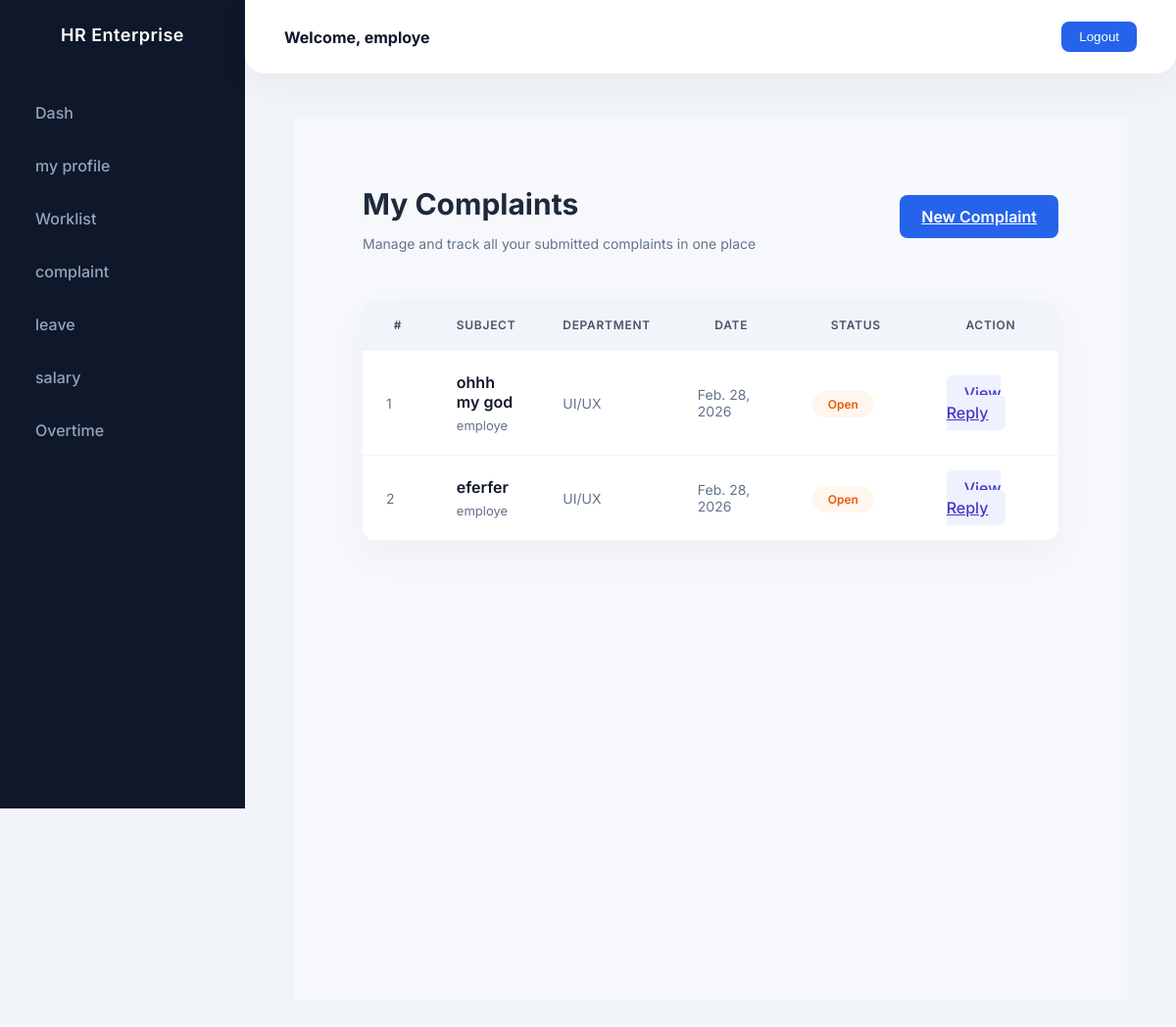
Page /complaint_view (signed in) on the committed database.
### Hr_cloud_app/models.py (models this page shows)
class Login(AbstractUser):
    is_hr = models.BooleanField(default=False)
    is_employee = models.BooleanField(default=False)

class Complaint(models.Model):
    complaint_details = models.ForeignKey("Employee", on_delete=models.CASCADE)
    subject = models.CharField(max_length=200)
    date = models.DateField(null=True, blank=True)
    department = (
        ("UI/UX", "Ui/Ux"),
        ("DATA SCIENCE", "data science"),
        ("PYTHON DEVELOPING", "python_developing"),
        ("FLUTTER", "flutter"),
        ("DATA ANALATICS", "data analytics"),
        ("REACT", "react"),
        ("FRONT END DEVELOPING", "front end development"),
        ("BACK END DEVELOPING", "back end development"),
        ("DEVOPS", "devops"),
        ("CLOUD", "cloud"),
    )
    department = models.CharField(max_length=100,
                                  choices=department,
                                  default="UI/UX")
    status = models.BooleanField(default=False)

class Employee(models.Model):
    employee_details =  models.OneToOneField("Login",on_delete=models.DO_NOTHING)
    name = models.CharField(max_length=100)
    email = models.EmailField()
    phone = models.IntegerField()
    department = models.CharField(max_length=100)
    account = models.CharField(max_length=100)
    address = models.TextField()
    document = models.FileField(upload_to='documents/')
    def __str__(self):
        return self.name

### Hr_cloud_app/empviews.py (the view)
# urls.py: path('complaint_view',empviews.complaint_view,name='complaint_view'),
def complaint_view(request):
    employee = request.user.employee
    data = Complaint.objects.filter(complaint_details=employee)
    return render(request, 'employee/complaint_view.html', {'data': data})

### templates/employee/complaint_view.html (shortened to what this page needs)
{% extends "employee/dashemp.html" %}
{% load crispy_forms_tags %}
{% block content %}
<div class="enterprise-wrapper">
    <div class="enterprise-header">
        <div>
            <h1 class="enterprise-title">My Complaints</h1>
            <p class="enterprise-subtitle">
                Manage and track all your submitted complaints in one place
            </p>
        </div>
        <a href="{% url 'complaint_add' %}"
           class="btn-enterprise-primary">
            New Complaint
        </a>
    </div>
    <div class="enterprise-table-container">
        <table class="enterprise-table">
            <thead>
                <tr>
                    <th style="width:60px;">#</th>
                    <th>Subject</th>
                    <th>Department</th>
                    <th style="width:150px;">Date</th>
                    <th style="width:150px;">Status</th>
                    <th style="width:160px;" class="text-end">Action</th>
                </tr>
            </thead>
            <tbody>
                {% for i in data %}
                <tr>
                    <td class="muted-cell">
                        {{ forloop.counter }}
                    </td>
                    <td>
                        <div class="subject-main">
                            {{ i.subject }}
                        </div>
                        <div class="subject-sub">
                            {{ i.complaint_details|truncatechars:90 }}
                        </div>
                    </td>
                    <td class="muted-cell">
                        {{ i.department }}
                    </td>
                    <td class="muted-cell">
                        {{ i.date }}
                    </td>
                    <td>
                        <span class="status-pill status-open">
                            Open
                        </span>
                    </td>
                    <td class="text-end">
                        <a href="{% url 'reply_view_e' %}"
                           class="btn-enterprise-secondary">
                            View Reply
                        </a>
                    </td>
                </tr>
                {% endfor %}
            </tbody>
        </table>
    </div>
</div>
{% endblock %}

### templates/employee/dashemp.html (shortened to what this page needs)
{% load static %}
<!DOCTYPE html>
<html lang="en">
<head>
<link rel="stylesheet" href="{% static 'assets/vendors/mdi/css/materialdesignicons.min.css' %}">
</head>
<body>
<div class="sidebar">
    <div class="sidebar-header">HR Enterprise</div>
    <ul>
         <li><a href="  {% url 'employee_dashboard' %} ">Dash</a></li>
        <li><a href="  {% url 'emp_profile' %} ">my profile</a></li>
        <li><a href="  {% url 'work_list' %}">Worklist</a></li>
        <li><a href="{% url 'complaint_view' %}   ">complaint</a></li>
        <li><a href="{% url 'leave_view' %}  ">leave</a></li>
        <li><a href="  {% url 'salary_credit' %}">salary</a></li>
                <li><a href=" {% url 'over_view' %}">Overtime</a></li>
    </ul>
</div>
<div class="navbar">
    <h4>Welcome, {{ request.user }}</h4>
    <a href="{% url 'Log_out' %}">
        <button class="btn-logout">Logout</button>
    </a>
</div>
<div class="content">
    <div class="content-card">
        {% block content %}
        {% endblock %}
    </div>
</div>
</body>
</html>

### templates/employee/dashemp.html (style rules this page uses)
:root { --primary: #2563eb; --gradient: linear-gradient(180deg, #3b82f6, #6366f1); --sidebar-bg: #0f172a; --sidebar-hover: rgba(255,255,255,0.06); --text-light: #94a3b8; --bg-main: #f1f5f9; }
body { margin: 0; font-family: 'Inter', sans-serif; background: var(--bg-main); color: #0f172a; overflow-x: hidden; }
.sidebar { position: fixed; width: 250px; height: 100vh; background: var(--sidebar-bg); padding-top: 25px; transition: all 0.4s ease; }
.sidebar-header { text-align: center; color: white; font-weight: 600; font-size: 18px; letter-spacing: 0.5px; margin-bottom: 45px; }
.sidebar ul { list-style: none; padding: 0; }
.sidebar ul li { position: relative; margin: 6px 0; }
.sidebar ul li a { display: flex; align-items: center; padding: 14px 22px; color: var(--text-light); text-decoration: none; font-weight: 500; border-radius: 8px; transition: all 0.3s ease; }
.navbar { position: fixed; left: 250px; right: 0; top: 0; height: 75px; background: #ffffff; display: flex; align-items: center; justify-content: space-between; padding: 0 40px; border-bottom-left-radius: 20px; border-bottom-right-radius: 20px; box-shadow: 0 10px 35px rgba(0,0,0,0.05); z-index: 100; }
.btn-logout { background: var(--primary); border: none; padding: 8px 18px; border-radius: 8px; color: white; font-weight: 500; transition: 0.3s ease; }
.content { margin-left: 250px; padding: 120px 50px 50px 50px; }

### templates/employee/complaint_view.html (style rules this page uses)
.enterprise-wrapper { padding: 50px 70px; background: #f6f8fb; min-height: 100vh; font-family: "Inter", -apple-system, BlinkMacSystemFont, sans-serif; }
.enterprise-header { display: flex; justify-content: space-between; align-items: center; margin-bottom: 35px; }
.enterprise-title { font-size: 30px; font-weight: 700; margin-bottom: 6px; color: #1e293b; }
.enterprise-subtitle { font-size: 14px; color: #64748b; }
.btn-enterprise-primary { background: #2563eb; color: #fff; padding: 12px 22px; border-radius: 8px; font-weight: 600; border: none; transition: 0.25s ease; }
.btn-enterprise-secondary { background: #eef2ff; color: #4338ca; padding: 8px 18px; border-radius: 6px; font-weight: 500; transition: 0.2s ease; }
.enterprise-table-container { background: #ffffff; border-radius: 12px; box-shadow: 0 15px 40px rgba(0,0,0,0.04); overflow: hidden; }
.enterprise-table { width: 100%; border-collapse: collapse; }
.enterprise-table thead { background: #f1f5f9; position: sticky; top: 0; z-index: 10; }
.enterprise-table thead th { padding: 18px 24px; font-size: 12px; text-transform: uppercase; letter-spacing: 0.7px; color: #475569; font-weight: 600; }
.enterprise-table tbody td { padding: 22px 24px; border-top: 1px solid #f1f5f9; }
.enterprise-table tbody tr { transition: background 0.2s ease; }
.subject-main { font-weight: 600; margin-bottom: 6px; color: #0f172a; }
.subject-sub { font-size: 13px; color: #64748b; }
.muted-cell { color: #64748b; font-size: 14px; }
.status-pill { padding: 6px 16px; border-radius: 30px; font-size: 12px; font-weight: 600; }
.status-open { background: #fff7ed; color: #ea580c; }

### rows in the picture
Login: user "employe"
Complaint: subject "ohhh my god", complaint_details "employe", department "UI/UX", date "Feb. 28, 2026"
Complaint: subject "eferfer", complaint_details "employe", department "UI/UX", date "Feb. 28, 2026"
